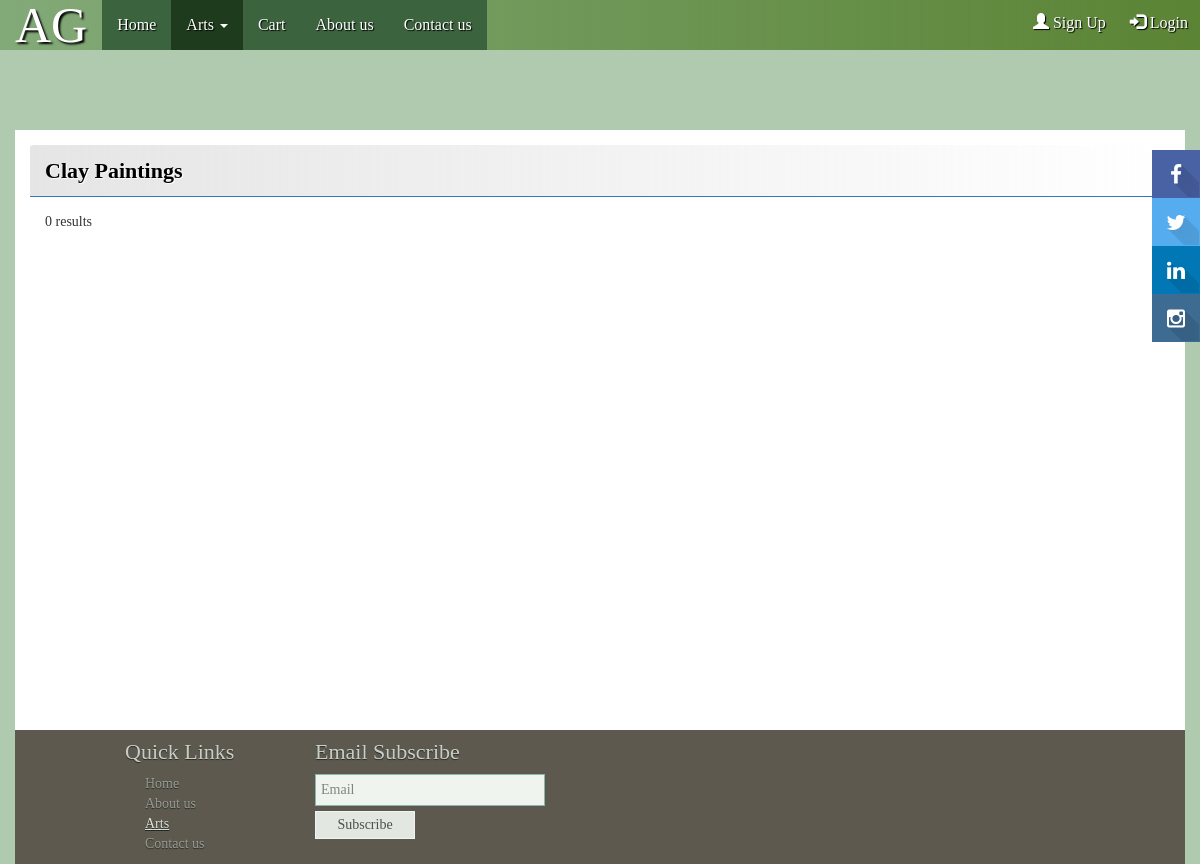
The app's page /clay_paintings.php, older data.
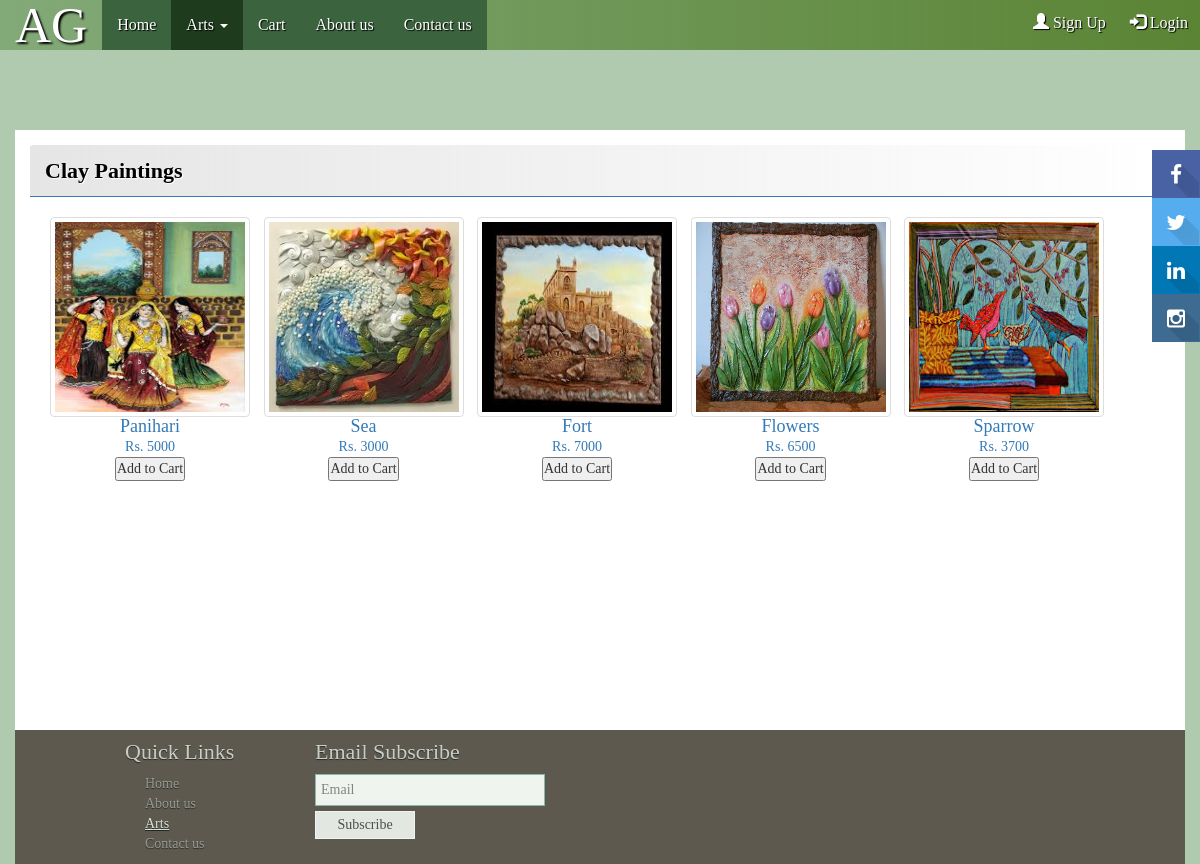
The same page, newer data.
### tables this page shows
CREATE TABLE `art_items` (
  `item_id` int(11) NOT NULL,
  `name` varchar(100) NOT NULL,
  `source` varchar(400) NOT NULL,
  `price` int(11) NOT NULL,
  `category` varchar(100) NOT NULL,
  `new_flag` int(1) NOT NULL
);

### clay_paintings.php (the view, shortened to what this page needs)
<?php
	$page="arts";
	require_once('header.php');
	$conn=mysqli_connect("localhost","root","","art_gallery");
 ?>
<div class="container about_container">
    <div class="panel panel-primary">
		<div class="panel-heading">Clay Paintings</div>
			<div class="panel-body">
                <ul class="products">
<?php
	$sql = "SELECT * FROM art_items WHERE category LIKE 'clay'";
	$result = mysqli_query($conn, $sql);
	if (mysqli_num_rows($result) > 0) {
   		 while($row = mysqli_fetch_assoc($result)) { ?>
			<li class="product">
        				<a href="#">
            				<img src="<?php echo $row['source']; ?>" class="img-thumbnail home_img" alt="Cinque Terre">
            				<h4><?php echo $row['name']; ?></h4>
							<p>Rs. <?php echo $row['price']; ?></p>
						</a>
						<button type="button" class="btn-add-cart">Add to Cart</button>
    		</li>
       		<?php
    	}
	} else {
    	echo "0 results";
	}
?>
    			</ul>
			</div>
        </div>
	</div>
<?php
	require('footer.php');
?>

### header.php (shortened to what this page needs)
<!DOCTYPE html>
<?php
	require_once('Admin/conn.php');
	$query="select * from social_media where uid=1";
	$result=mysqli_query($link,$query) or die("Error fetching data.".mysqli_error($link));
	$socialdetails=mysqli_fetch_assoc($result);
?>
<html lang="en">
  <head>
    <link href="css/bootstrap.min.css" rel="stylesheet">
		<link href="font-awesome/css/font-awesome.min.css" rel="stylesheet">
    <link href="style.css" rel="stylesheet"/>
  </head>
  <body>
      <div class="social-icon-area">
            <ul class="social-icons">
                <li><a href="<?php echo $socialdetails['facebook']; ?>" class="btn azm-social azm-size-48 azm-long-shadow azm-facebook"><i class="fa fa-facebook"></i></a></li>
                <li><a href="<?php echo $socialdetails['twitter']; ?>" class="btn azm-social azm-size-48 azm-long-shadow azm-twitter"><i class="fa fa-twitter"></i></a></li>
                <li><a href="<?php echo $socialdetails['linkedin']; ?>" class="btn azm-social azm-size-48 azm-long-shadow azm-linkedin"><i class="fa fa-linkedin"></i></a></li>
                <li><a href="<?php echo $socialdetails['insta']; ?>" class="btn azm-social azm-size-48 azm-long-shadow azm-instagram"><i class="fa fa-instagram"></i></a></li>
            </ul>
				</div>
     <nav class="navbar navbar-inverse navbar-fixed-top">
		  	<div class="container-fluid">
				<div class="navbar-header">
      		<a class="navbar-brand" href="#">AG</a>
   			</div>
				<ul class="nav navbar-nav">
				<li <?php if($page=="index") echo 'class="active"' ?>><a href="index.php">Home <span class="sr-only">(current)</span></a></li>
				<li class="dropdown <?php if($page=="arts") echo "active" ?>">
				  <a href="gallery.php" class="dropdown-toggle <?php if($page=="arts") echo "active" ?>" data-toggle="dropdown" role="button" aria-haspopup="true" aria-expanded="false">Arts <span class="caret"></span></a>
				</li>
				<li <?php if($page=="cart") echo 'class="active"' ?>><a href="cart.php">Cart</a></li>
				<li <?php if($page=="aboutus") echo 'class="active"' ?>><a href="about_us.php">About us</a></li>
				<li <?php if($page=="contact_us") echo 'class="active"' ?>><a href="contact_us.php">Contact us</a></li>
			  </ul>
				<ul class="nav navbar-nav navbar-right">
					<li><button id="signlog" data-toggle="modal" data-target="#signup" style="padding-top:11.5px"><span class="glyphicon glyphicon-user"></span> Sign Up</button>
					<li><button id="signlog" data-toggle="modal" data-target="#signin"><span class="glyphicon glyphicon-log-in"></span> Login</button>
				</ul>
			</div>
		</nav>

### footer.php (shortened to what this page needs)
		<div class="container footer">
			<div class="col-md-12">
				<div class="row inner_footer">
					<div class="col-md-3 quick_links">
						<h3>Quick Links</h3>
						<ul>
							<li <?php if($page=="index") echo 'class="active"' ?>><a href="index.php">Home</a></li>
							<li <?php if($page=="aboutus") echo 'class="active"' ?>><a href="about_us.php">About us</a></li>
							<li <?php if($page=="arts") echo 'class="active"' ?>><a href="gallery.php">Arts</a></li>
							<li <?php if($page=="contact_us") echo 'class="active"' ?>><a href="contact_us.php">Contact us</a></li>
						</ul>
					</div>
					<div class="col-md-9 email_subscriber">
						<h3>Email Subscribe</h3>
						<form method="post">
							<input type="email" name="email_subscriber" placeholder="Email" /><br />
							<input type="submit" value="Subscribe" />
						</form>
					</div>
				</div>
			</div>
		  </div>
  </body>
</html>

Row changes from the older to the newer data that the page shows:
added art_items: source (picture), name "Panihari", price "5000"
added art_items: source (picture), name "Sea", price "3000"
added art_items: source (picture), name "Fort", price "7000"
added art_items: source (picture), name "Flowers", price "6500"
added art_items: source (picture), name "Sparrow", price "3700"
Text that changed along with them:
text no longer shown: "0 results"
